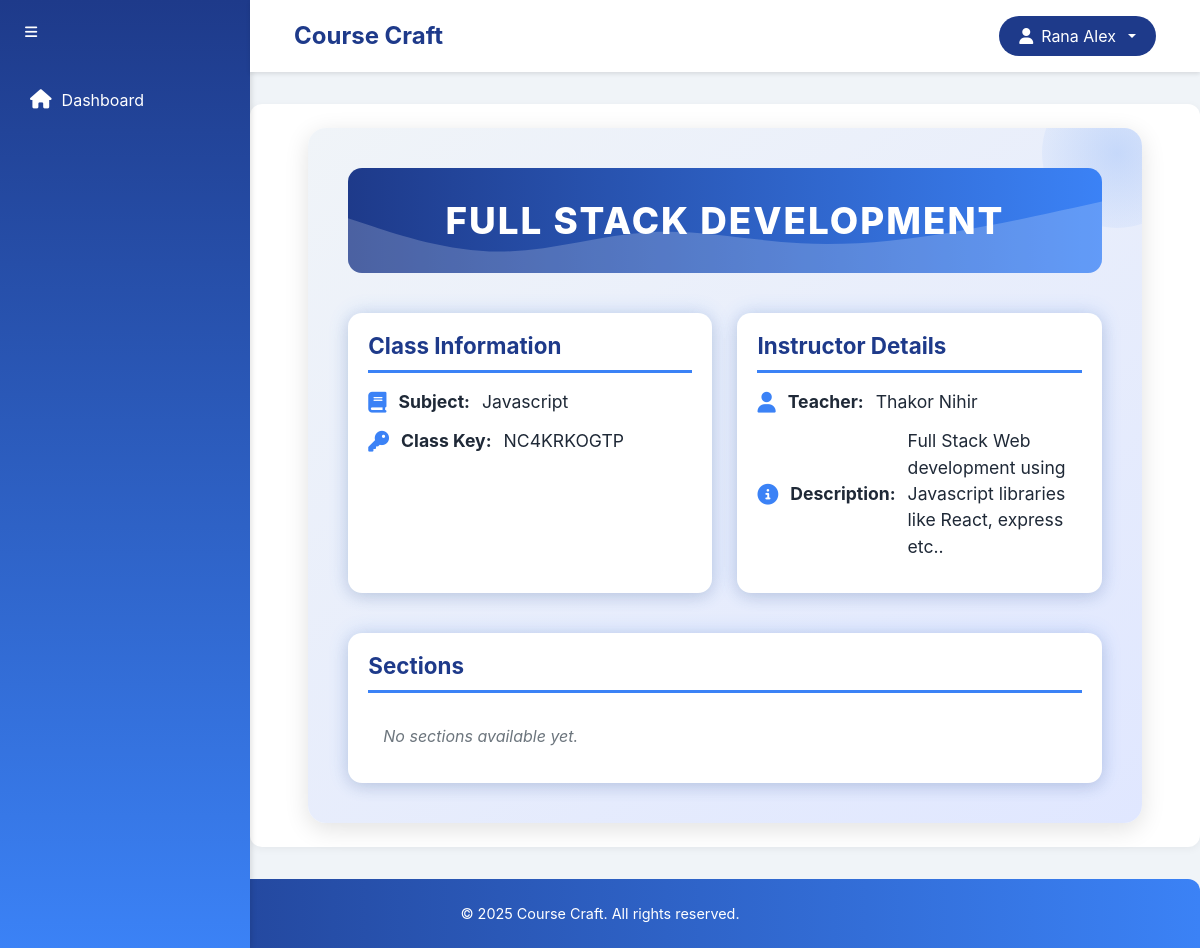
Page /student/class/4/ (signed in) on the earlier database version.
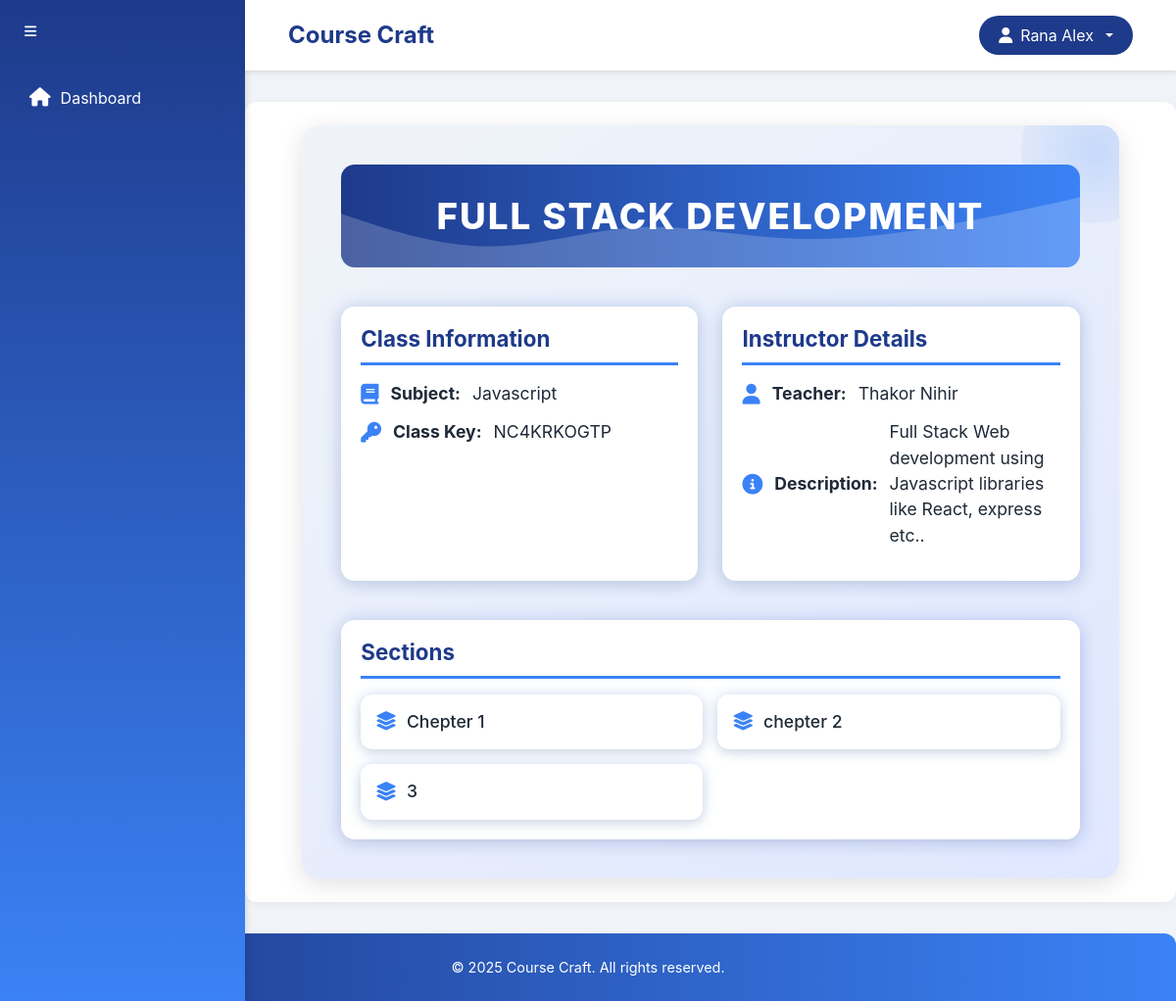
Same page on the later database version.
### teacher/models.py (models this page shows, shortened)
class Section(models.Model):
    name = models.CharField(max_length=100)
    classroom = models.ForeignKey(Classroom, on_delete=models.CASCADE, related_name='sections')

### student/views.py (the view)
# urls.py: path('class/<int:class_id>/', views.view_class, name='view_class'),
@login_required
def view_class(request, class_id):
    student_class = get_object_or_404(StudentClassroom, student=request.user, joined_class_id=class_id)
    class_detail = student_class.joined_class
    sections = class_detail.sections.all()  # Get all sections for the class
    return render(request, 'student/class_detail.html', {
        'class_obj': class_detail,
        'sections': sections
    })

### templates/student/class_detail.html (shortened to what this page needs)
{% extends 'student/base.html' %}
{% block content %}
<div class="detail-container">
    <div class="detail-hero">{{ class_obj.class_name }}</div>
    <div class="detail-grid">
        <div class="detail-card">
            <h5>Class Information</h5>
            <p><i class="fas fa-book"></i> <strong>Subject:</strong> {{ class_obj.subject }}</p>
            <p><i class="fas fa-key"></i> <strong>Class Key:</strong> {{ class_obj.class_key }}</p>
        </div>
        <div class="detail-card">
            <h5>Instructor Details</h5>
            <p><i class="fas fa-user"></i> <strong>Teacher:</strong> {{ class_obj.teacher.full_name }}</p>
            <p><i class="fas fa-info-circle"></i> <strong>Description:</strong> {{ class_obj.description|default:"No description provided." }}</p>
        </div>
    </div>
    <div class="detail-card">
        <h5>Sections</h5>
        <div class="section-list">
            {% for section in sections %}
                <div class="section-card">
                    <a href="{% url 'student:section_detail' class_obj.id section.id %}">
                        <i class="fas fa-layer-group"></i> {{ section.name }}
                    </a>
                </div>
            {% empty %}
                <div class="section-card no-sections">No sections available yet.</div>
            {% endfor %}
        </div>
    </div>
</div>
{% endblock %}

Differences in the rows shown:
added Section: name "Chepter 1"
added Section: name "chepter 2"
added Section: name "3"
Other differences:
text no longer shown: "No sections available yet."
